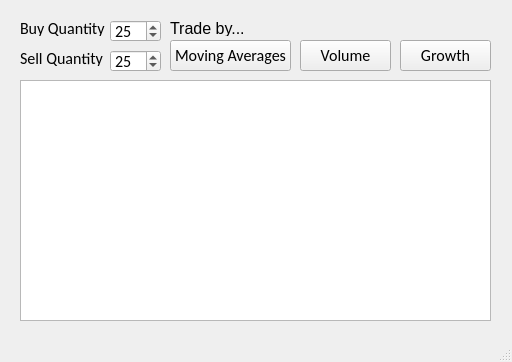
<?xml version="1.0" encoding="UTF-8"?>
<ui version="4.0">
 <class>MainWindow</class>
 <widget class="QMainWindow" name="MainWindow">
  <property name="geometry">
   <rect>
    <x>0</x>
    <y>0</y>
    <width>512</width>
    <height>362</height>
   </rect>
  </property>
  <property name="windowTitle">
   <string>MainWindow</string>
  </property>
  <widget class="QWidget" name="centralwidget">
   <widget class="QLabel" name="sellQuantityLabel">
    <property name="geometry">
     <rect>
      <x>20</x>
      <y>50</y>
      <width>91</width>
      <height>16</height>
     </rect>
    </property>
    <property name="font">
     <font>
      <family>Calibri</family>
      <pointsize>12</pointsize>
     </font>
    </property>
    <property name="text">
     <string>Sell Quantity</string>
    </property>
   </widget>
   <widget class="QSpinBox" name="buyQuantity">
    <property name="geometry">
     <rect>
      <x>110</x>
      <y>20</y>
      <width>51</width>
      <height>22</height>
     </rect>
    </property>
    <property name="font">
     <font>
      <family>Calibri</family>
      <pointsize>12</pointsize>
     </font>
    </property>
    <property name="value">
     <number>25</number>
    </property>
   </widget>
   <widget class="QLabel" name="buyQuantityLabel">
    <property name="geometry">
     <rect>
      <x>20</x>
      <y>20</y>
      <width>91</width>
      <height>16</height>
     </rect>
    </property>
    <property name="font">
     <font>
      <family>Calibri</family>
      <pointsize>12</pointsize>
     </font>
    </property>
    <property name="text">
     <string>Buy Quantity</string>
    </property>
   </widget>
   <widget class="QPushButton" name="movingAveragesButton">
    <property name="geometry">
     <rect>
      <x>170</x>
      <y>40</y>
      <width>121</width>
      <height>31</height>
     </rect>
    </property>
    <property name="font">
     <font>
      <family>Calibri</family>
      <pointsize>12</pointsize>
     </font>
    </property>
    <property name="text">
     <string>Moving Averages</string>
    </property>
   </widget>
   <widget class="QTextEdit" name="stocksList">
    <property name="geometry">
     <rect>
      <x>20</x>
      <y>80</y>
      <width>471</width>
      <height>241</height>
     </rect>
    </property>
    <property name="font">
     <font>
      <family>Calibri</family>
      <pointsize>12</pointsize>
     </font>
    </property>
   </widget>
   <widget class="QSpinBox" name="sellQuantity">
    <property name="geometry">
     <rect>
      <x>110</x>
      <y>50</y>
      <width>51</width>
      <height>22</height>
     </rect>
    </property>
    <property name="font">
     <font>
      <family>Calibri</family>
      <pointsize>12</pointsize>
     </font>
    </property>
    <property name="value">
     <number>25</number>
    </property>
   </widget>
   <widget class="QPushButton" name="volumeButton">
    <property name="geometry">
     <rect>
      <x>300</x>
      <y>40</y>
      <width>91</width>
      <height>31</height>
     </rect>
    </property>
    <property name="font">
     <font>
      <family>Calibri</family>
      <pointsize>12</pointsize>
     </font>
    </property>
    <property name="text">
     <string>Volume</string>
    </property>
   </widget>
   <widget class="QPushButton" name="growthButton">
    <property name="geometry">
     <rect>
      <x>400</x>
      <y>40</y>
      <width>91</width>
      <height>31</height>
     </rect>
    </property>
    <property name="font">
     <font>
      <family>Calibri</family>
      <pointsize>12</pointsize>
     </font>
    </property>
    <property name="text">
     <string>Growth</string>
    </property>
   </widget>
   <widget class="QLabel" name="methodLabel">
    <property name="geometry">
     <rect>
      <x>170</x>
      <y>20</y>
      <width>81</width>
      <height>16</height>
     </rect>
    </property>
    <property name="font">
     <font>
      <pointsize>12</pointsize>
     </font>
    </property>
    <property name="text">
     <string>Trade by...</string>
    </property>
   </widget>
  </widget>
  <widget class="QStatusBar" name="statusbar"/>
 </widget>
 <resources/>
 <connections/>
</ui>
